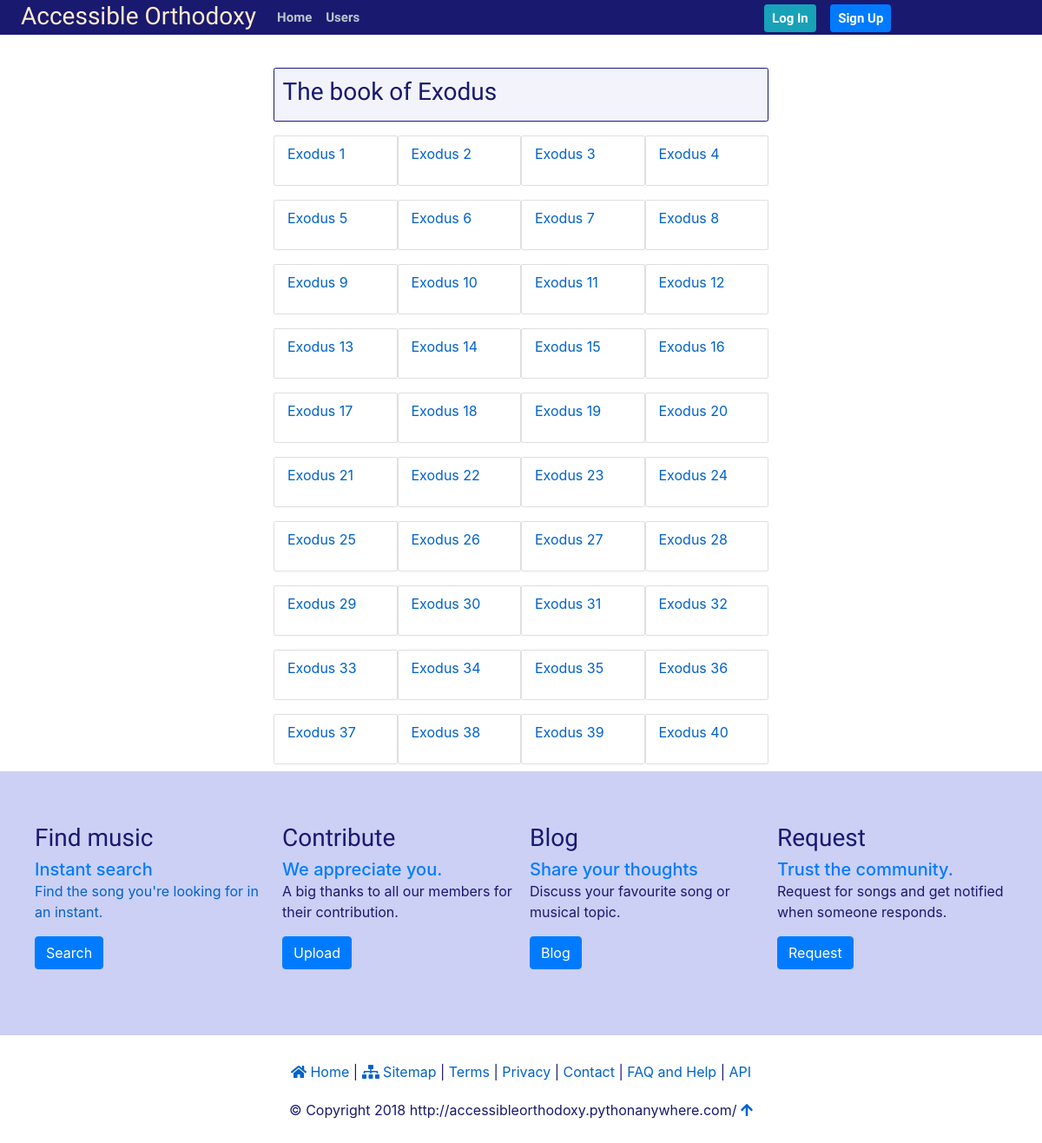
The page /book/exodus/2/ on the database its author committed.
### drb/models.py (models this page shows, shortened)
class Book(TimeStampedModel):
    version = models.ForeignKey(Version, on_delete=models.CASCADE)
    name = models.CharField(max_length=50, unique=True)
    alt_name = models.CharField(max_length=100, blank=True)
    position = models.IntegerField()
    testament = models.CharField(max_length=20)
    slug = AutoSlugField(set_using='name')
    deutero = models.BooleanField(default=False)
    location = models.URLField(blank=True)
    about = models.CharField(max_length=500, blank=True)
    class Meta:
        ordering = ["position", "testament", "name"]

class Chapter(TimeStampedModel):
    book = models.ForeignKey(Book, on_delete=models.CASCADE)
    number = models.IntegerField()
    location = models.URLField(blank=True)
    class Meta:
        ordering = ("book", "number")
    def __str__(self):
        return "{} {}".format(self.book.name, self.number)

### drb/views.py (the view)
# urls.py: path('book/<slug:slug>/<int:pk>/', views.BookChapters.as_view(), name='book_detail'),
class BookChapters(generic.ListView):
    model = Book
    context_object_name = "book_chapter_list"
    template_name = "drb/book_chapter_list.html"
    def book(self):
        return Book.objects.get(pk=self.kwargs['pk'], slug=self.kwargs['slug'])
    def get_context_data(self, **kwargs):
        context = super().get_context_data(**kwargs)
        context['book'] = self.book()
        return context
    def get_queryset(self):
        return self.book().chapter_set.all()

### drb/templates/drb/book_chapter_list.html (shortened to what this page needs)
{% extends "drb_base.html" %}
{% block content_content %}
<div class='container siteuser-index-heading'>
    <div class='row'>
        <h3 class='float-left'>The book of {{ book.name|title }}</h3>
    </div>
</div>
<div class="container">
    <div class="row">
        {% for chapter in book_chapter_list %}
            <div class="col-lg-3 col-md-4 col-xs-6 col-sm-6 py-2 my-2 siteuser-index-details">
                <p><a href="{% url 'douay-rheims:chapter_detail' chapter.book.slug chapter.number chapter.pk %}">{{ chapter|title }}
            </div>
        {% empty %}
            <p>No books added yet.</p>
        {% endfor %}
    </div>
</div>
{% endblock content_content %}

### static/css/catholic.css (style rules this page uses)
body { color: midnightblue; padding-top: 2.4rem; }
h1, h2, h3, h4, h5, h6 { color: midnightblue; font-family: 'Inconsolata', monospace; }
a { color: #0062cc; }
.siteuser-index-heading { background: #f2f3fb; border: 0.6px solid midnightblue; margin: 0.5rem 0; border-radius: 0.15rem; padding-bottom: 0.5rem; }
.siteuser-index-heading h3, h5 { margin-top: 0.6rem; margin-left: 0.6rem; }
.love-bird-detail, .siteuser-index-details { border: 1px solid rgba(0,0,0,.125); border-radius: 0.15rem; background: #fff; color: midnightblue; }

### rows shown on the page
Book: name "Exodus"
Chapter: book+number "Exodus 1"
Chapter: book+number "Exodus 2"
Chapter: book+number "Exodus 3"
Chapter: book+number "Exodus 4"
Chapter: book+number "Exodus 5"
Chapter: book+number "Exodus 6"
Chapter: book+number "Exodus 7"
Chapter: book+number "Exodus 8"
Chapter: book+number "Exodus 9"
Chapter: book+number "Exodus 10"
Chapter: book+number "Exodus 11"
Chapter: book+number "Exodus 12"
Chapter: book+number "Exodus 13"
Chapter: book+number "Exodus 14"
Chapter: book+number "Exodus 15"
Chapter: book+number "Exodus 16"
Chapter: book+number "Exodus 17"
Chapter: book+number "Exodus 18"
Chapter: book+number "Exodus 19"
Chapter: book+number "Exodus 20"
Chapter: book+number "Exodus 21"
Chapter: book+number "Exodus 22"
Chapter: book+number "Exodus 23"
Chapter: book+number "Exodus 24"
Chapter: book+number "Exodus 25"
Chapter: book+number "Exodus 26"
Chapter: book+number "Exodus 27"
Chapter: book+number "Exodus 28"
Chapter: book+number "Exodus 29"
Chapter: book+number "Exodus 30"
Chapter: book+number "Exodus 31"
Chapter: book+number "Exodus 32"
Chapter: book+number "Exodus 33"
Chapter: book+number "Exodus 34"
Chapter: book+number "Exodus 35"
Chapter: book+number "Exodus 36"
Chapter: book+number "Exodus 37"
Chapter: book+number "Exodus 38"
Chapter: book+number "Exodus 39"
Chapter: book+number "Exodus 40"
